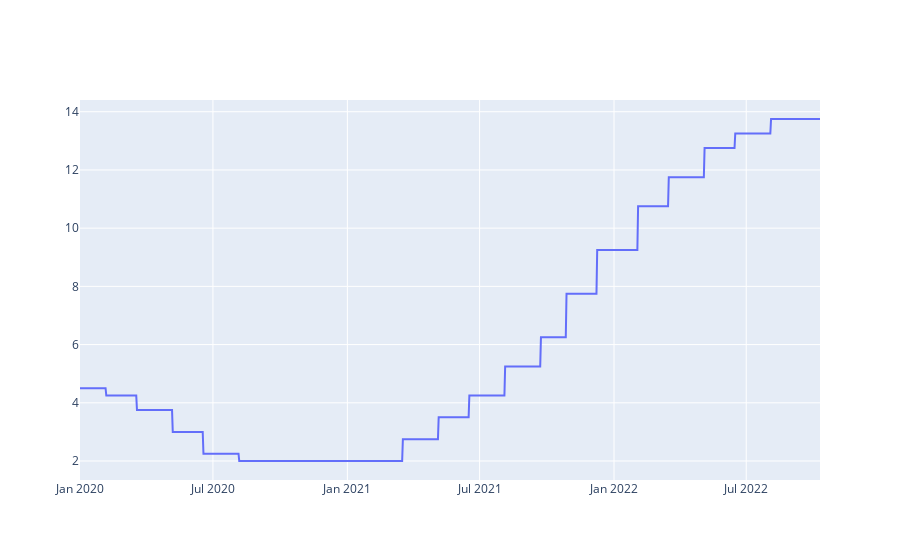

The cell this chart's notebook holds for it:
### Code cell
fig = go.Figure() 
fig.add_trace(go.Scatter(name='SELIC', x=selic.index, y=selic.Value)) 
fig.show()

### Figure 1 — Plotly figure (JSON) as saved in the notebook; plotly's stock layout.template omitted (floating-point values rounded to 4 significant figures; data arrays with more than 128 entries replaced by an {"elided": "..."} marker saying what was removed)
{"data": [{"name": "SELIC", "type": "scatter", "x": {"elided": "1014 str values"}, "y": {"elided": "1014 float values"}}], "layout": {}}
